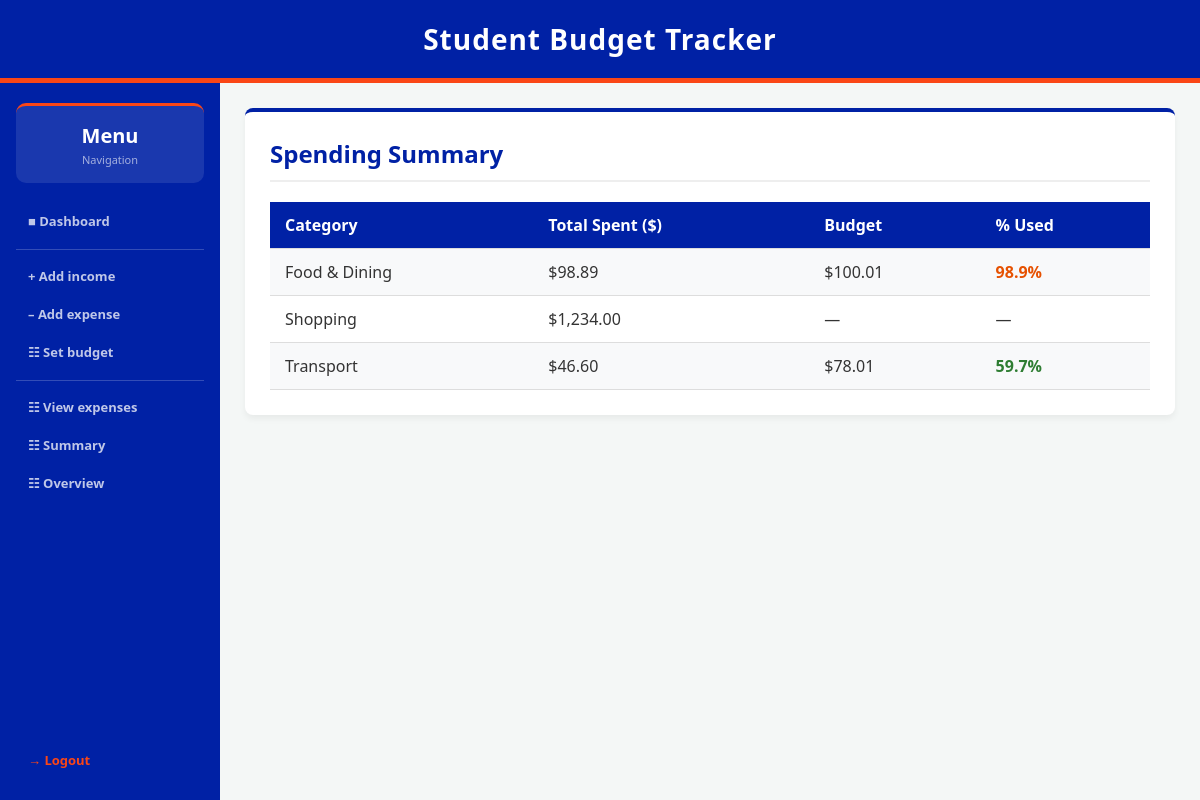
The app's page /spending_summary (signed in), older data.
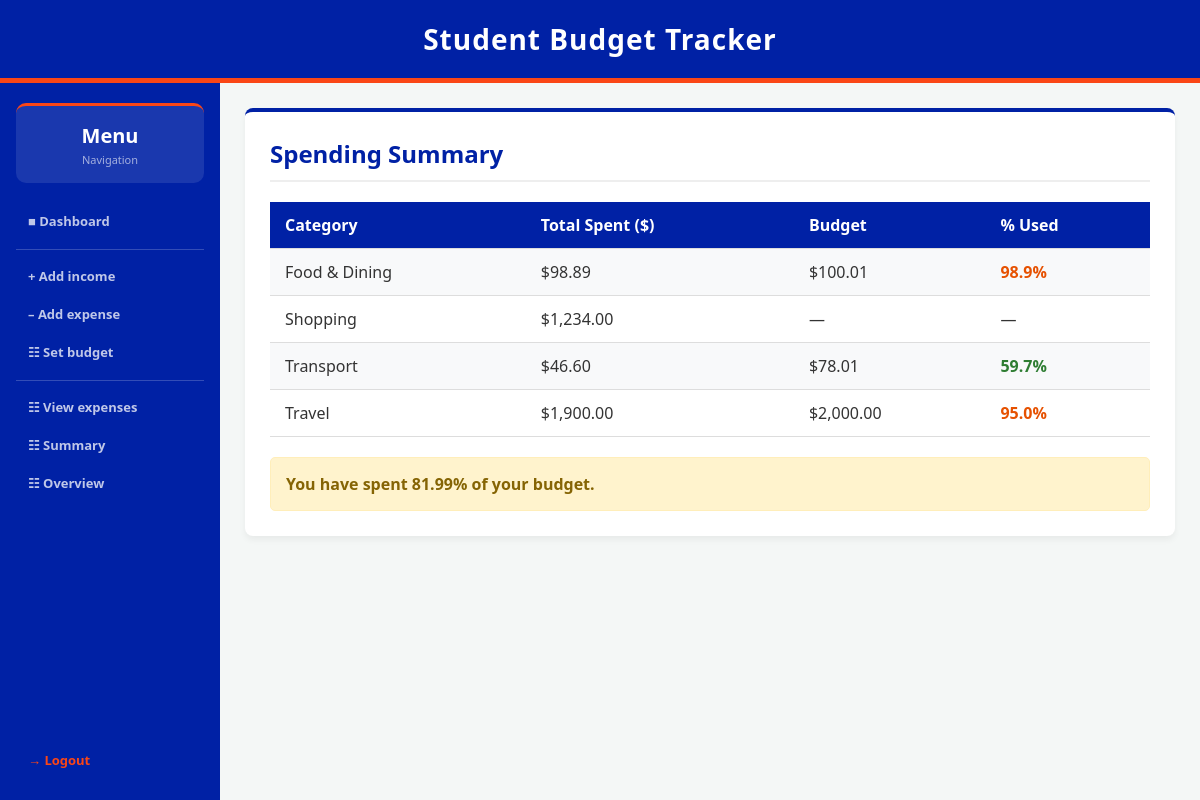
The same page, newer data.
### tables this page shows
CREATE TABLE category_budgets (
    id INTEGER PRIMARY KEY AUTOINCREMENT,
    user_id INTEGER NOT NULL,
    category TEXT NOT NULL,
    amount REAL NOT NULL CHECK(amount > 0),
    FOREIGN KEY (user_id) REFERENCES users (id),
    UNIQUE(user_id, category)
);

CREATE TABLE expenses (
    expense_id INTEGER PRIMARY KEY AUTOINCREMENT,
    user_id INTEGER NOT NULL,
    category TEXT NOT NULL,
    amount REAL NOT NULL CHECK(amount > 0),
    date TIMESTAMP DEFAULT CURRENT_TIMESTAMP, description TEXT DEFAULT "",
    FOREIGN KEY (user_id) REFERENCES users (id)
);

### app.py (the view)
@app.route('/spending_summary')
def spending_summary():
    if 'user_id' not in session:
        return redirect(url_for('login'))
    totals = data_manager.get_category_totals(session['user_id'])
    alert = data_manager.budget_alert(session['user_id'])
    budgets = data_manager.get_category_budgets(session['user_id'])
    return render_template('spending_summary.html', totals=totals, alert=alert, budgets=budgets)

### data_manager.py (called while the page is built)
def get_db_connection():
    return sqlite3.connect(DB_NAME)

def get_category_totals(user_id):
    connection = get_db_connection()
    cursor = connection.cursor()
    cursor.execute("SELECT category, SUM(amount) FROM expenses WHERE user_id = ? GROUP BY category", (user_id,))
    rows = cursor.fetchall()
    connection.close()
    return rows

def get_budget(user_id, month):
    connection = get_db_connection()
    cursor = connection.cursor()
    cursor.execute("SELECT amount FROM budgets WHERE user_id = ? AND month = ?", (user_id, month))
    row = cursor.fetchone()
    connection.close()
    return row[0] if row else 0

def get_category_budgets(user_id):
    connection = get_db_connection()
    cursor = connection.cursor()
    cursor.execute("SELECT category, amount FROM category_budgets WHERE user_id = ?", (user_id,))
    rows = cursor.fetchall()
    connection.close()
    return {row[0]: row[1] for row in rows}

def budget_alert(user_id):
    now = datetime.now()
    month = now.strftime('%Y-%m')
    current_day = now.day
    total_days = calendar.monthrange(now.year, now.month)[1]
    budget = get_budget(user_id, month)
    if budget <= 0:
        return None
    conn = get_db_connection()
    cursor = conn.cursor()
    cursor.execute("SELECT SUM(amount) FROM expenses WHERE user_id = ? AND strftime('%Y-%m', date) = ?", (user_id, month))
    total_spent = cursor.fetchone()[0] or 0
    conn.close()
    spending_percentage = (total_spent / budget) * 100
    time_percentage = (current_day / total_days) * 100
    if spending_percentage > time_percentage + 20:
        return {
            "level": "warning",
            "message": f"You have spent {spending_percentage:.2f}% of your budget.",
            "spending": round(total_spent, 2),
            "budget": budget
        }
    return None

### templates/spending_summary.html (shortened to what this page needs)
{% extends "layout.html" %}
{% block content %}
<div class="card">
    <h2>Spending Summary</h2>
    {% if totals %}
        <table>
            <tr>
                <th>Category</th>
                <th>Total Spent ($)</th>
                <th>Budget</th>
                <th>% Used</th>
            </tr>
            {% for category, total in totals %}
            {% set budget = budgets.get(category, 0) %}
            <tr>
                <td>{{ category }}</td>
                <td>${{ "{:,.2f}".format(total|float) }}</td>
                <td>{% if budget %}${{ "{:,.2f}".format(budget|float) }}{% else %}—{% endif %}</td>
                <td>
                    {% if budget %}
                        {% set pct = (total / budget * 100)|round(1) %}
                        <span style="color: {% if pct >= 100 %}#c62828{% elif pct >= 80 %}#e65100{% else %}#2e7d32{% endif %}; font-weight:600;">
                            {{ pct }}%
                        </span>
                    {% else %}—{% endif %}
                </td>
            </tr>
            {% endfor %}
        </table>
    {% else %}
        <p>No expenses logged yet. <a href="/add_expense">Log one now!</a></p>
    {% endif %}
    {% if alert %}
    <div style="background-color: #fff3cd; border: 1px solid #ffeeba; color: #856404; padding: 15px; border-radius: 5px; margin-top: 20px; font-weight: bold;">
        {{ alert.message }}
    </div>
    {% endif %}
</div>
{% endblock %}

### templates/layout.html (shortened to what this page needs)
<!DOCTYPE html>
<html lang="en">
<head>
</head>
<body>
    <header>
        <h2>Student Budget Tracker</h2>
    </header>
    <div class="app-body">
        {% if session.get('user_id') and request.endpoint not in ['login', 'register'] %}
        <div class="sidebar">
            <div class="balance-card">
                <div class="bal-amount">Menu</div>
                <div class="bal-label">Navigation</div>
            </div>
            <a href="{{ url_for('dashboard') }}">&#9632; Dashboard</a>
            <div class="nav-divider"></div>
            <a href="{{ url_for('add_income') }}">+ Add income</a>
            <a href="{{ url_for('add_expense') }}">&#8211; Add expense</a>
            <a href="{{ url_for('set_budget') }}">&#9783; Set budget</a>
            <div class="nav-divider"></div>
            <a href="{{ url_for('view_expenses') }}">&#9783; View expenses</a>
            <a href="{{ url_for('spending_summary') }}">&#9783; Summary</a>
            <a href="{{ url_for('financial_overview') }}">&#9783; Overview</a>
            <div class="nav-spacer"></div>
            <a href="{{ url_for('logout') }}" class="logout-btn">&#8594; Logout</a>
        </div>
        {% endif %}
        <div class="main-wrapper">
            {% block content %}{% endblock %}
        </div>
    </div>
</body>
</html>

### templates/layout.html (style rules this page uses)
:root { --uf-blue: #0021A5; --uf-orange: #FA4616; --bg-color: #f4f7f6; --text-color: #333333; --card-bg: #ffffff; }
* { box-sizing: border-box; margin: 0; padding: 0; }
body { font-family: 'Segoe UI', Tahoma, Geneva, Verdana, sans-serif; background-color: var(--bg-color); color: var(--text-color); min-height: 100vh; display: flex; flex-direction: column; }
header { background-color: var(--uf-blue); color: white; padding: 20px 0; text-align: center; border-bottom: 5px solid var(--uf-orange); }
header h2 { margin: 0; font-size: 28px; letter-spacing: 1px; }
.app-body { display: flex; flex: 1; }
.sidebar { width: 220px; background-color: var(--uf-blue); display: flex; flex-direction: column; padding: 1.25rem 1rem; flex-shrink: 0; min-height: 100%; }
.balance-card { background: rgba(255,255,255,0.1); border-radius: 10px; padding: 1rem; text-align: center; border-top: 3px solid var(--uf-orange); margin-bottom: 1.25rem; }
.balance-card .bal-amount { font-size: 20px; font-weight: 700; color: #fff; margin-bottom: 3px; }
.balance-card .bal-label { font-size: 11px; color: rgba(255,255,255,0.6); }
.nav-divider { height: 1px; background: rgba(255,255,255,0.2); margin: 8px 0; }
.sidebar a { display: flex; align-items: center; gap: 10px; padding: 9px 12px; border-radius: 8px; color: rgba(255,255,255,0.75); text-decoration: none; font-size: 13px; font-weight: 600; transition: all 0.2s; margin-bottom: 2px; }
.logout-btn { color: var(--uf-orange) !important; }
.nav-spacer { flex: 1; }
.main-wrapper { flex: 1; padding: 25px; min-width: 0; }
.card { background-color: var(--card-bg); padding: 25px; border-radius: 8px; box-shadow: 0 4px 6px rgba(0,0,0,0.05); margin-bottom: 25px; border-top: 4px solid var(--uf-blue); }
.card h2 { margin-top: 0; color: var(--uf-blue); border-bottom: 2px solid #eee; padding-bottom: 10px; margin-bottom: 20px; }
table { width: 100%; border-collapse: collapse; margin-top: 10px; }
th, td { padding: 12px 15px; text-align: left; }
th { background-color: var(--uf-blue); color: white; font-weight: 600; }
tr { border-bottom: 1px solid #dddddd; }
tr:nth-child(even) { background-color: #f8f9fa; }

Row changes from the older to the newer data that the page shows:
added expenses: category "Travel", amount "1,900.00", pct "95.0"
added category_budgets: amount "2,000.00"
Text that changed along with them:
{{ alert.message }}: (not shown) → "You have spent 81.99% of your budget."
